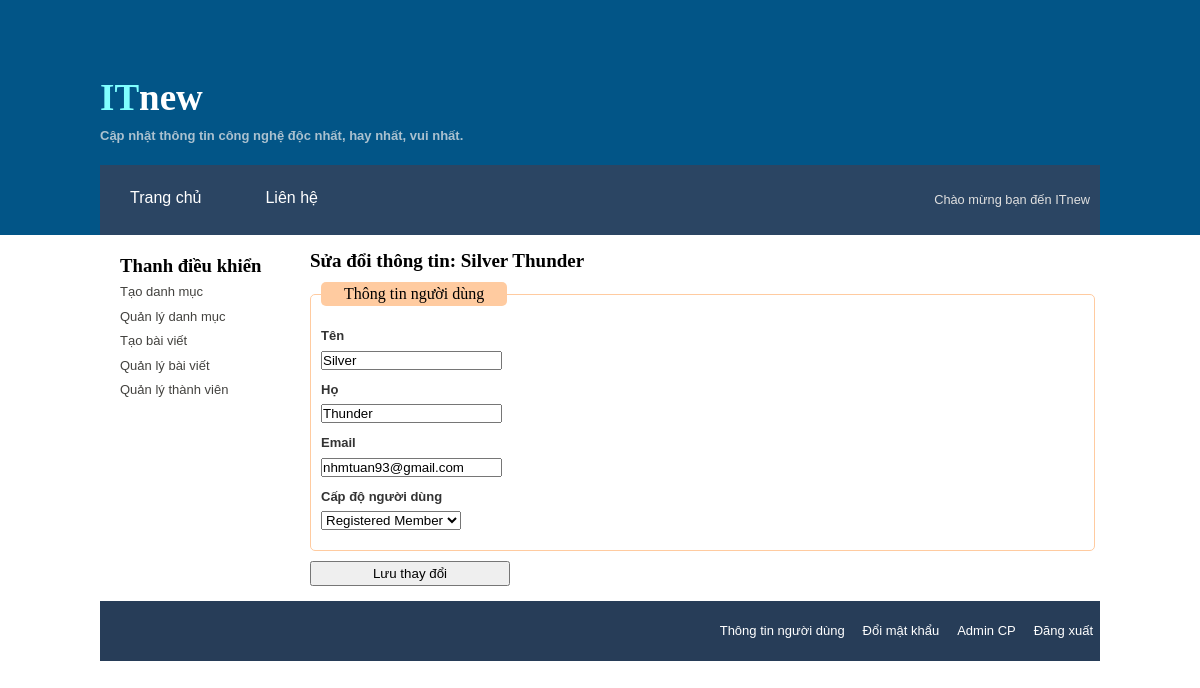
The page /admin/edit_user.php?uid=1 (signed in) on the database its author committed.
### tables this page shows
CREATE TABLE IF NOT EXISTS `users` (
`user_id` int(11) NOT NULL,
  `first_name` varchar(40) NOT NULL,
  `last_name` varchar(40) NOT NULL,
  `email` varchar(60) NOT NULL,
  `pass` varchar(40) NOT NULL,
  `question_security` varchar(100) NOT NULL,
  `website` varchar(60) DEFAULT NULL,
  `facebook` varchar(40) DEFAULT NULL,
  `bio` text,
  `avatar` varchar(100) DEFAULT NULL,
  `user_level` tinyint(4) NOT NULL DEFAULT '2',
  `active` varchar(60) DEFAULT NULL,
  `registration_date` timestamp NOT NULL DEFAULT CURRENT_TIMESTAMP ON UPDATE CURRENT_TIMESTAMP
);

### includes/functions.php (called while the page is built, shortened)
<?php
    function fetch_user($user_id) {
        global $dbc;
        $q = "SELECT * FROM users WHERE user_id = {$user_id}";
        $r = mysqli_query($dbc, $q); confirm_query($r, $q);
        if(mysqli_num_rows($r) > 0) {
            return $result_set = mysqli_fetch_array($r, MYSQLI_ASSOC);
        } else {
            return FALSE;
        }
    }

### admin/edit_user.php (the view, shortened to what this page needs)
<?php
    include('../includes/header.php');
    require_once('../includes/mysqli_connect.php');
    require_once('../includes/functions.php');
    include('../includes/sidebar-admin.php');
?>
<?php
    if(isset($_GET['uid']) && filter_var($_GET['uid'],FILTER_VALIDATE_INT, array('min_range' => 1))) {
        $uid = $_GET['uid'];
        } else {
        redirect_to('admin/manage_users.php');
    }
?>
    <?php
        if($user = fetch_user($uid)) {
    ?>
<div id="content">
    <h2>Sửa đổi thông tin: <?php echo $user['first_name'] ." ". $user['last_name'];?> </h2>
<form action="" method="post">
<fieldset>
    <legend>Thông tin người dùng</legend>
    <div>
        <label for="first-name">Tên
        </label>
        <input type="text" name="first_name" value="<?php if(isset($user['first_name'])) echo strip_tags($user['first_name']); ?>" size="20" maxlength="40" tabindex='1' />
    </div>
    <div>
        <label for="last-name">Họ
        </label>
        <input type="text" name="last_name" value="<?php if(isset($user['last_name'])) echo strip_tags($user['last_name']); ?>" size="20" maxlength="40" tabindex='1' />
    </div>
    <div>
        <label for="email">Email
        </label>
        <input type="text" name="email" value="<?php if(isset($user['email'])) echo $user['email']; ?>" size="20" maxlength="40" tabindex='3' />
    </div>
    <div>
        <label for="User Level">Cấp độ người dùng
        </label>
        <select name="user_level">
        <?php
            $roles = array(1 => 'Registered Member', 2 => 'Moderator', 3 => 'Super Mod', 4 => 'Admin');
            foreach ($roles as $key => $role) {
                echo "<option value='{$key}'";
                    if($key == $user['user_level']) {echo "selected='selected'";}
                echo ">".$role."</option>";
            }
        ?>
        </select>
    </div>
</fieldset>
<div><input type="submit" name="submit" value="Lưu thay đổi" /></div>
<?php } else {
    echo "<p class='error'>Không tìm thấy thông tin thành viên.</p>";
} ?>
</div>
<?php
    include('../includes/footer.php');
?>

### admin/css/style.css (style rules this page uses)
* { margin: 0; padding: 0 }
p, label, a { color: #333333; line-height: 1.5; font-size: 13px; font-family:'lucida grande',tahoma,verdana,arial,sans-serif； }
h2 a, h2 { margin: 0; font-size: 19px; font-family: museo, georgia, san-serif; }
#content { float: left;width: 530px;padding: 20px 0;margin: 0 0 0 15px; }
#content { float: left;width: 785px;padding: 15px 0;margin: 0 0 0 10px; }
#content h2 { margin: 0; }
legend { color:#000; background-color: #FFCBA0; padding: 3px 23px; border-radius: 5px; }
fieldset { border:1px solid #FFCBA0; margin: 10px 0px;padding: 10px; border-radius: 5px; }
fieldset div { margin: 10px 0px; }
label { display: block;width:30em; font-weight: bold;margin: 0px 15px 5px 0px; }
input[type="submit"] { padding: 3px; width: 200px; }

### rows shown on the page
users: first_name "Silver", last_name "Thunder", email "nhmtuan93@gmail.com", user_level "Registered Member"
